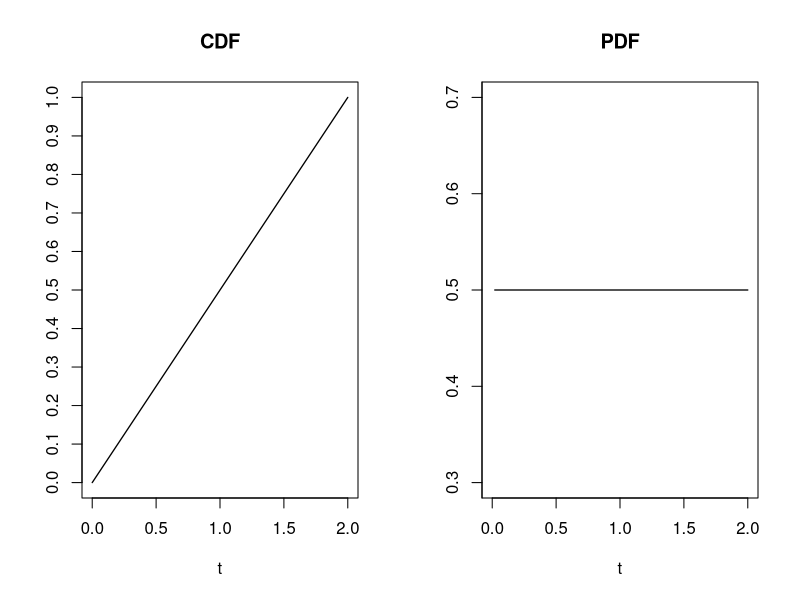
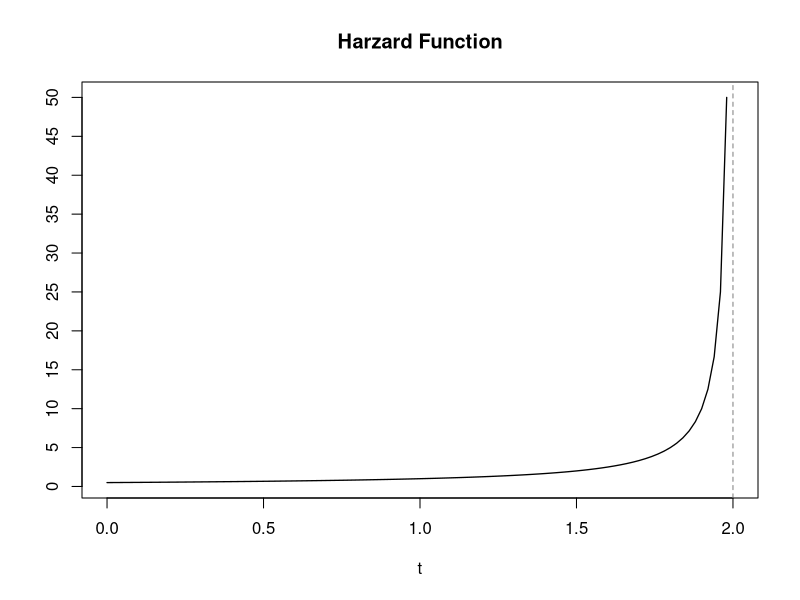
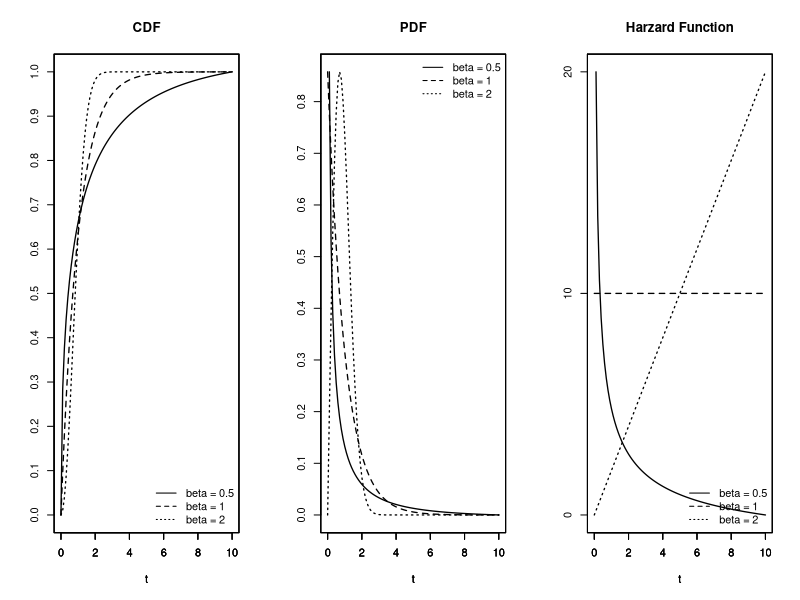
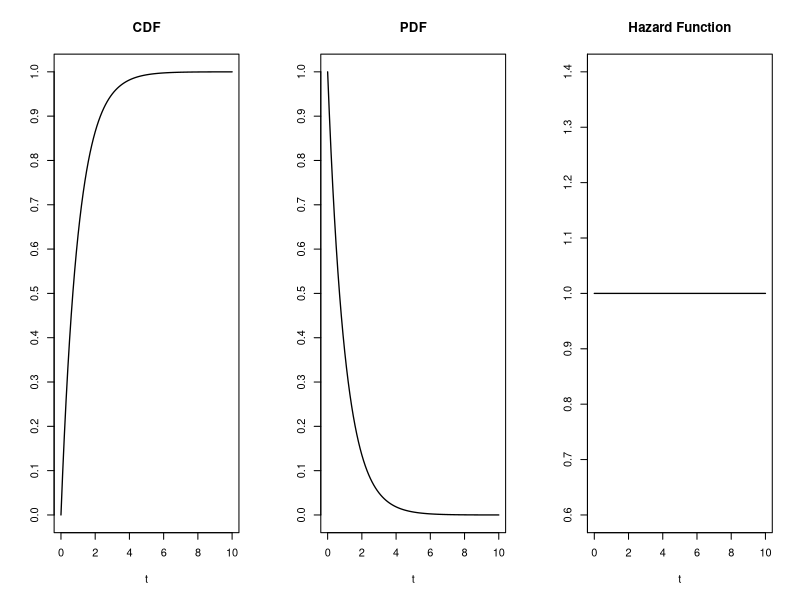
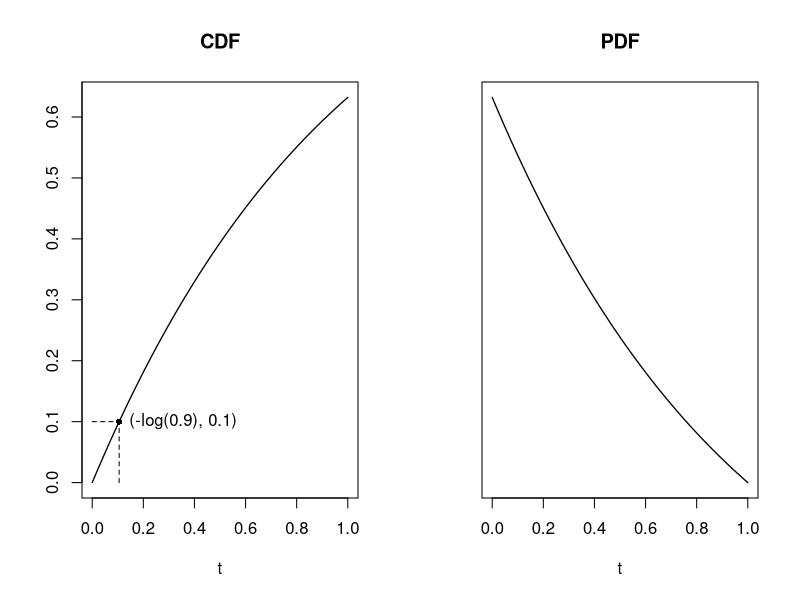

These charts were generated, in order, by the following R code: (Note: this script raises an error after producing the figures.)

# 2.3 (c) ############################################################
Fcn_3 <- function(t) t/2
fcn_3 <- function(t) (1*t)/(2*t)
hzd_3 <- function(t) 1/(2-t)

## plot
pdf("2_3_c.pdf",  width = 6.66, height = 4)
par(mfrow = c(1, 2))
# CDF
curve(Fcn_3(x), lty = 1, from = 0, to =2, lwd = 1.3, 
      main = "CDF", xlab = "t", ylab = "", yaxt = "n")
axis(side = 2, at = c(seq(0, 1, .1)))

curve(fcn_3(x), lty = 1, from = 0, to =2, lwd = 1.3, 
      main = "PDF", xlab = "t", ylab = "", yaxt = "n")
axis(side = 2, at = c(seq(0, 1, .1)))
dev.off()


# 2.3 (d) ############################################################
pdf("2_3_d.pdf",  width = 4, height = 4)
curve(hzd_3(x), lty = 1, from = 0, to =2, lwd = 1.3, 
      main = "Harzard Function", xlab = "t", ylab = "", yaxt = "n")
axis(side = 2, at = c(seq(0, 50, 5)))
abline(v = 2, lty = 2, col = gray(.5))
dev.off()

# 2.4 (c) ############################################################


# CDF
Fcn_4 <- function(t, beta) 1 - exp(-(t/1)^(beta))
pdf("2_4_c.pdf",  width = 10, height = 4)
# pdf("2_4_c_1.pdf",  width = 6, height = 4)
par(mfrow = c(1,3))

curve(Fcn_4(x, .5), lty = 1, from = 0, to =10, lwd = 1.3, 
      main = "CDF", xlab = "t", ylab = "", yaxt = "n")
par(new = T)
curve(Fcn_4(x, 1) , lty = 2, from = 0, to =10, lwd = 1.3, 
      xlab = "t", ylab = "", yaxt = "n")
par(new = T)
curve(Fcn_4(x, 2) , lty = 3, from = 0, to =10, lwd = 1.3, 
      xlab = "t", ylab = "", yaxt = "n")
axis(side = 2, at = c(seq(0, 1, .1)))
legend("bottomright", bty = "n", 
       legend = c("beta = 0.5", "beta = 1", "beta = 2"), 
       lty = 1:3)
#dev.off()

# PDF
fcn_4 <- function(t, beta) (beta*(t/1)^(beta - 1))*exp(-(t/1)^beta)
#pdf("2_4_c_2.pdf",  width = 6, height = 4)

curve(fcn_4(x, .5), lty = 1, from = 0, to =10, lwd = 1.3, 
      main = "PDF", xlab = "t", ylab = "", yaxt = "n")
par(new = T)
curve(fcn_4(x, 1) , lty = 2, from = 0, to =10, lwd = 1.3, 
      xlab = "t", ylab = "", yaxt = "n")
par(new = T)
curve(fcn_4(x, 2) , lty = 3, from = 0, to =10, lwd = 1.3, 
      xlab = "t", ylab = "", yaxt = "n")
axis(side = 2, at = c(seq(0, 1, .1)))
legend("topright", bty = "n", 
       legend = c("beta = 0.5", "beta = 1", "beta = 2"), 
       lty = 1:3)
#dev.off()

# hazard function
hzd_4 <- function(t, beta) beta*t^(beta - 1)
#pdf("2_4_c_3.pdf",  width = 6, height = 4)

curve(hzd_4(x, .5), lty = 1, from = 0, to =10, lwd = 1.3, 
      main = "Harzard Function", xlab = "t", ylab = "", yaxt = "n")
par(new = T)
curve(hzd_4(x, 1) , lty = 2, from = 0, to =10, lwd = 1.3, 
      xlab = "t", ylab = "", yaxt = "n")
par(new = T)
curve(hzd_4(x, 2) , lty = 3, from = 0, to =10, lwd = 1.3, 
      xlab = "t", ylab = "", yaxt = "n")
axis(side = 2, at = c(seq(0, 40, 10)))
legend("bottomright", bty = "n", 
       legend = c("beta = 0.5", "beta = 1", "beta = 2"), 
       lty = 1:3)
#dev.off()
par(mfrow = c(1,1))

dev.off()

# 2.5 (b) ############################################################

pdf("2_5_b.pdf",  width = 10, height = 4)
par(mfrow = c(1,3))
# CDF
Fcn_5 <- function(t) 1 - exp(-t)
#pdf("2_5_b_1.pdf",  width = 6, height = 4)
curve(Fcn_5(x), from = 0, to = 10, lwd = 1.3, 
      main = "CDF", xlab = "t", ylab = "", yaxt = "n")
axis(side = 2, at = c(seq(0, 1, .1)))
#dev.off()

# PDF
fcn_5 <- function(t) exp(-t)
#pdf("2_5_b_2.pdf",  width = 6, height = 4)
curve(fcn_5(x), from = 0, to = 10, lwd = 1.3, 
      main = "PDF", xlab = "t", ylab = "", yaxt = "n")
axis(side = 2, at = c(seq(0, 1, .1)))
#dev.off()

# hazard function
hzd_5 <- function(t) exp(-t)/exp(-t)
#pdf("2_5_b_3.pdf",  width = 6, height = 4)
curve(hzd_5(x), from = 0, to = 10, lwd = 1.3, 
      main = "Hazard Function", xlab = "t", ylab = "", yaxt = "n")
axis(side = 2, at = c(seq(0, 2, .1)))
#dev.off()
par(mfrow = c(1,1))
dev.off()


# 2.5 (c) ############################################################
pdf("2_5_c.pdf",  width = 6.66, height = 4)
par(mfrow = c(1,2))

# CDF
# pdf("2_5_c_1.pdf",  width = 6, height = 4)
curve(Fcn_5(x), from = 0, to = 1, lwd = 1.3, 
      main = "CDF", xlab = "t", ylab = "", yaxt = "n")
axis(side = 2, at = c(seq(0, 1, .1)))
segments(       0, 0.1, x1 = -log(.9), y1 = .1, lty = 2)
segments(-log(.9), 0  , x1 = -log(.9), y1 = .1, lty = 2)
points(-log(.9), 0.1, pch = 16, cex = .8)
text(-log(.9), 0.1, labels = "(-log(0.9), 0.1)", pos = 4)
#dev.off()

# PDF
#auc <- curve(fcn_5(x), xlim = c(0, -log(.9)))
#pdf("2_5_c_2.pdf",  width = 6, height = 4)
curve(fcn_5(x), from = 0, to = 1, lwd = 1.3, 
      main = "PDF", xlab = "t", ylab = "", yaxt = "n")
par(new = T)
polygon(c(0, auc$x, -log(.9)), c(0, auc$y, 0), col = gray(.9))
#dev.off()

par(mfrow = c(1,1))
dev.off()

# 2.5 (d) ############################################################
auc <- curve(fcn_5(x), xlim = c(0.1, 0.2))
pdf("2_5_d.pdf",  width = 4, height = 4)
curve(fcn_5(x), from = 0, to = 1, lwd = 1.3, 
      main = "PDF", xlab = "t", ylab = "", yaxt = "n")
polygon(c(0.1, auc$x, 0.2), c(0, auc$y, 0), col = gray(.9))
dev.off()

# 2.6 (a) ############################################################
Fcn_6 <- function(t) 1 - exp(-t)


pdf("2_6_a.pdf",  width = 4, height = 4)
curve(Fcn_6(x), from = 0, to = 20, lwd = 1.3, 
      main = "CDF", xlab = "t", ylab = "", yaxt = "n")
axis(side = 2, at = c(seq(0, 1, .1)))
segments( 0, Fcn_6(10), x1 = 10, y1 = Fcn_6(10), lty = 2)
segments(10,         0, x1 = 10, y1 = Fcn_6(10), lty = 2)
points(10, Fcn_6(10), pch = 16, cex = .8)
text(10, Fcn_6(10), labels = "(10, 0.9999546)", pos = 1)
dev.off()

# 2.6 (b) ############################################################
Fcn_6 <- function(t) 1 - exp(-t)
fcn_6 <- function(t) exp(-t)
Suv_6 <- function(t) exp(-t)
ts <- c(0, .1, .2, .5, 1, 2, Inf)

Fcn_6(ts[2:7])
Suv_6(ts[2:7])
Pi_6 <- Fcn_6(ts[2:7]) - Fcn_6(ts[1:6])
pi_6 <- Pi_6/Suv_6(ts[1:6])

table_6 <- as.data.frame(cbind(Fcn_6(ts[2:7]), Suv_6(ts[2:7]), Pi_6, pi_6))
names(table_6)[1:2] <- c("Fcn_6", "Suv_6")
round(table_6, 4)


# 2.7
75e-9*20*1500*8760*2

